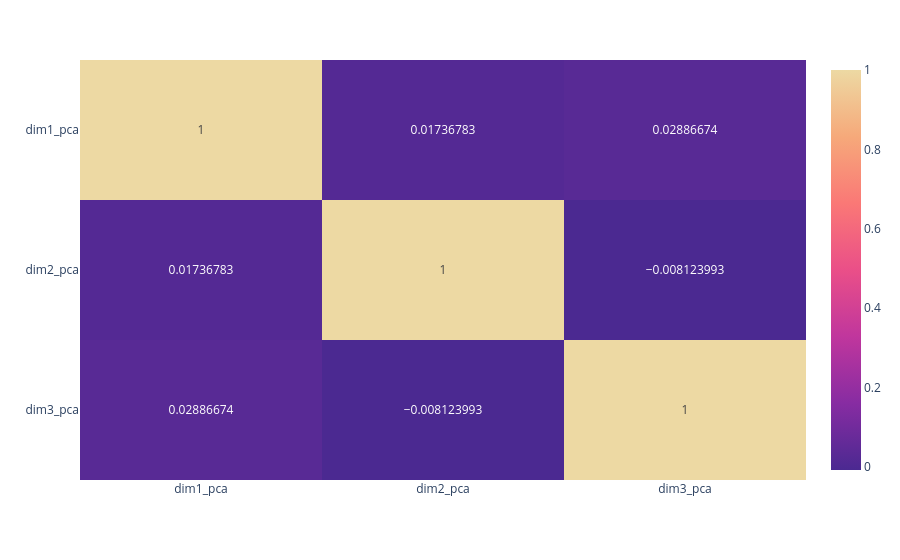

Write notebook code for a chart like this one.
### Code cell
fig_corr

### Figure 1 — Plotly figure (JSON) as saved in the notebook; plotly's stock layout.template omitted (floating-point values rounded to 4 significant figures)
{"data": [{"coloraxis": "coloraxis", "hovertemplate": "x: %{x}<br>y: %{y}<br>color: %{z}<extra></extra>", "name": "0", "texttemplate": "%{z}", "type": "heatmap", "x": ["dim1_pca", "dim2_pca", "dim3_pca"], "xaxis": "x", "y": ["dim1_pca", "dim2_pca", "dim3_pca"], "yaxis": "y", "z": [[1.0, 0.01737, 0.02887], [0.01737, 1.0, -0.008124], [0.02887, -0.008124, 1.0]]}], "layout": {"coloraxis": {"colorscale": [[0, "rgb(75, 41, 145)"], [0.1667, "rgb(135, 44, 162)"], [0.3333, "rgb(192, 54, 157)"], [0.5, "rgb(234, 79, 136)"], [0.6667, "rgb(250, 120, 118)"], [0.8333, "rgb(246, 169, 122)"], [1, "rgb(237, 217, 163)"]]}, "margin": {"t": 60}, "xaxis": {"anchor": "y", "domain": [0, 1]}, "yaxis": {"anchor": "x", "autorange": "reversed", "domain": [0, 1]}}}
